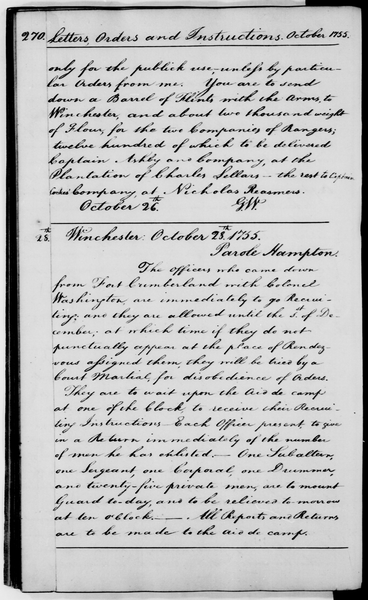
#> input picture src/aufgabe6/2700270_small.png, 368 x 600 px
$ python main.py   (older library calls are emulated)
#> lines starting #> are read from the running program, lines starting #| are printed output that depends on the picture
# pylint: disable=no-member
import numpy as np
import scipy.signal
import matplotlib.pyplot as plt
import matplotlib.cm as cm
import PIL.Image as Image
import matplotlib
# ACHTUNG: Die vlfeat Python Bindungs werden nur fuer Linux unterstuetzt und
# muessen nicht unbedingt eingebunden werden --> siehe unten
#import vlfeat
import cPickle as pickle
from scipy.cluster.vq import kmeans2
from scipy.spatial.distance import cdist
from scipy.signal import correlate2d
from matplotlib.patches import Circle, Rectangle
from matplotlib.lines import Line2D
from matplotlib.colors import hsv_to_rgb

def aufgabe6():

    #
    # Bag-of-Features
    #
    # Bisher haben wir Bag-of-Words Repraesentationen auf natuerlichen Texten
    # betrachtet. Das Bag-of-Words Konzept laesst sich allerdings auch auf Bilder
    # uebertragen. Allgemeiner spricht man dann von Bag-of-Features. Dabei wird
    # die 'Bag' (also das Histogramm) nicht mehr ueber Wortstaemme gebildet sondern
    # ueber andere typische Merkmalsauspraegungen.
    # http://arxiv.org/pdf/1101.3354.pdf (Introduction to the bag-of-features principle)
    #
    # Fuer Bilder haben sich in diesem Zusammenhang Merkmale etabliert, die auf
    # lokalen Bilddeskriptoren beruhen. Ein lokaler Bilddeskriptor liefert dabei
    # eine (numerische) Beschreibung der lokalen Nachbarschaft eines bestimmten Bildpunkts.
    #
    # Um die typischen lokalen Bilddeskriptoren fuer eine Problemdomaene (repraesentiert
    # durch einen Beispieldatensatz) zu finden, fuehrt man eine Clusteranalyse durch.
    # Die Clusterrepraesentanten sind dann die typischen Auspraegungen fuer die
    # Deskriptoren, die zu dem Cluster gehoeren. In Analogie zu dem Bag-of-Words
    # Ansatz nennt man sie auch Visual Words und die Menge aller Visual Words das
    # Visual Vocabulary.
    #
    # Moechte man eine Bag-of-Features Repraesentation eines Bildes berechnen,
    # berechnet man zunaechst Deskriptoren. Da es im Vorfeld nicht immer einfach
    # ist zu bestimmen welche Bildbereich relevant bzw nicht relevant sind, berechnet
    # man die Deskriptoren an den Punkten eines regelmaessigen Grids.
    # Jedem Deskriptor wird nun das aehnlichste Visual Word aus dem Visual Vocabulary
    # zugeordnet. Dies bezeichnet man als Quantisierung.
    # Die Bag-of-Features wird gebildet, indem man das Histgramm ueber die Visual Words
    # in dem Bild bzw in einem Bildausschnitt berechnet.
    #
    # Erlaeutern Sie die Begriffe Visual Word und Visual Vocabulary mit Ihren eigenen
    # Worten. Stellen Sie die Analogie zwischen Bag-of-Words und Bag-of-Features
    # hier:
    #

    # Bag-of-Words               Bag-of-Features
    # Wort                  ->   Cluster-Repraesentaten (Typische Auspraegungen des Clusters) bilden das
    #                            Visual-Vocabulary
    # typische Wortstaemme  ->   typische lokale Bilddeskriptoren


    #
    # Welche Rolle spielt die Anordung der lokalen Bilddeskriptoren im regelmaessigen
    # Grid?
    #

    # Hypothese: Wenn der Grid zu grob ist kann das spliten eines Clusters/ Wortes/ Bildeskriptors zu Problemen fuehren


    #
    # Lokale Bilddeskriptoren
    #
    # Ein beliebter lokaler Bilddeskriptor ist der SIFT (Scale Invariant Feature Transform)
    # Deskriptor.
    # http://www.robots.ox.ac.uk/~vgg/research/affine/det_eval_files/lowe_ijcv2004.pdf
    # (siehe auch Vorlesung Computer Vision)
    # Das SIFT Verfahren besteht aus einem Schritt zur Detektion 'interessanter'
    # lokaler Bildpunkte und einem Schritt zu deren Beschreibung (Deskriptor).
    #
    # Da wir die Deskriptoren in einem regelmaessigen Grid berechnen werden, wird
    # der Detektor hier nicht verwendet.
    # Der Deskriptor basiert auf Statistiken (Histogrammen) von (lokalen) Bildgradienten.
    #
    # Bildgradienten
    # Bei dem Bildgradienten handelt es sich um die (zweidimensionale) Ableitung der
    # Bildintensitaet (Grauwert) nach x und y. In der Praxis approximiert man ihn
    # (diskretes Signal) durch spezielle Operatoren. Dieses Konzept soll
    # zunaechst anhand eines eindimensionalen Beipiels verdeutlicht werden.
    # Berechnen Sie die Kreuzkorrelation des Signals
    # 0 0 0 1 2 3 4 5 0 0 9 3 0 0
    # mit der Maske
    # -1 0 1
    # Wie kann man die Randfaelle behandeln?
    # Diskutieren Sie Eigenschaften und Funktion des Filters (Hochpass).


    # Behandlung der Ranfaelle: Naiv -> Werte bleiben gleich
    #
    # 0 0 0 1 2 3 4 5  0  0 9 3  0   0
    # unter anwendung der Maske
    # 0 0 1 2 2 2 2 -4 -5 9 3 -9 -3  0

    #
    # Der Operator laesst sich auf zweidimensionale diskrete Signale verallgemeinern.
    # Dabei benoetigt man eine Maske fuer horizontale Kanten und eine fuer
    # vertikale Kanten.
    # Zeigen Sie wie beide Masken durch geeignete Multiplikationen der Vektoren
    # [ -1 0 1] und [1 1 1] gebildet werden koennen. Es resultiert der sogenannte
    # Prewitt Operator.

    # multiplikationen der Vektoren
    # h:
    #                          [[-1 -1 -1]
    # [-1  0  1]' * [1  1  1] = [0   0  0]
    #                           [1   1  1]]
    #
    # v:
    #                           [[-1 0 1]
    # [1  1  1]' * [-1  0  1]  = [-1 0 1]
    #                            [-1 0 1]]

    #
    # In der Praxis konstruiert man den Operator haeufig mit dem Tiefpass Filter
    # [1 2 1]
    # Dabei ergibt sich der Sobel Operator.
    # Berechnen Sie beide Masken des Sobel Operators.
    # Diskutieren Sie den Unterschied zwischen Prewitt und Sobel.


    # multiplikationen der Vektoren
    # h:
    #                          [[-1 -2 -1]
    # [-1  0  1]' * [1  2  1] = [0   0  0]
    #                           [1   2  1]]
    #
    # v:
    #                           [[-1 0 1]
    # [1  2  1]' * [-1  0  1]  = [-2 0 2]
    #                            [-1 0 1]]


    #
    # An folgendem Dokumentenabbild sollen der Sobel-Operator, lokale Bilddeskriptoren
    # und Bag-of-Features Repraesentionen erprobt werden. Es stehen zwei Versionen
    # zur Verfuegung. 2700270_small.png ist fuer eine performantere Ausfuehrung geeignet.
    # 2700270.png ist wesentlich hochaufloesender, so dass bestimmte Details besser
    # sichtbar werden. Bedenken Sie, dass bei der Verwendung von 2700270.png unter
    # Umstaenden die Deskriptorparameter (siehe unten) angepasst werden muessen.
    #
    document_image_filename = '2700270_small.png'
    image = Image.open(document_image_filename)
#> image is the input picture: PIL image 368x600 L; min 0, max 248, mean 188.7
    # Fuer spaeter folgende Verarbeitungsschritte muss das Bild mit float32-Werten vorliegen.
    im_arr = np.asarray(image, dtype='float32')
    # Die colormap legt fest wie die Intensitaetswerte interpretiert werden.
    plt.imshow(im_arr, cmap=cm.get_cmap('Greys_r'))
    plt.show()

    # higher definition
#     document_image_filename_hd = '2700270.png'
#     image_hd = Image.open(document_image_filename_hd)
#     # Fuer spaeter folgende Verarbeitungsschritte muss das Bild mit float32-Werten vorliegen.
#     im_arr_hd = np.asarray(image_hd, dtype='float32')
#     # Die colormap legt fest wie die Intensitaetswerte interpretiert werden.

    #
    # Berechnen Sie das Ergebnis des Sobel-Operators mit der horizontalen und
    # vertikalen Maske. Visualisieren Sie die Ergebnisse und achten Sie
    # auf eine geeignete Normalisierung der Werte. Ein Verschiebung des Wertebereichs
    # reicht dabei aus.
    # Fuer die Kreuzkorrelation koennen Sie die Funktion scipy.signal.correlate2d
    # http://docs.scipy.org/doc/scipy/reference/generated/scipy.signal.correlate2d.html
    # verwenden.
    #
    sobel_v = np.array([[-1, 0, 1],
                        [-2, 0, 1],
                        [-1, 0, 1]]).astype(np.float32)
    sobel_h = np.array([[-1, -2, -1],
                        [0, 0, 0],
                        [1, 2, 1]]).astype(np.float32)

    G_x = correlate2d(im_arr, sobel_v, mode='same', boundary='symm')
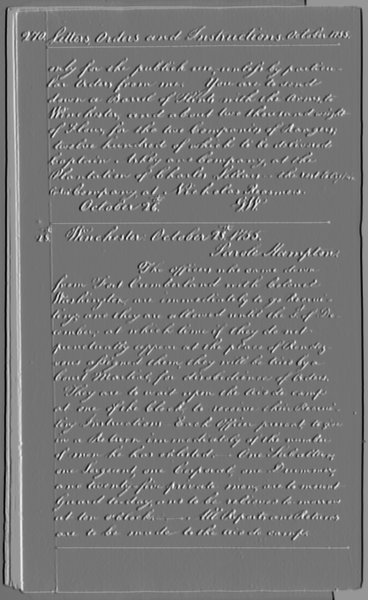
#> G_x: shape (600, 368) float32; min -944, max 655, mean -193.1; drawn with min black and max white
    G_y = correlate2d(im_arr, sobel_h, mode='same', boundary='symm')
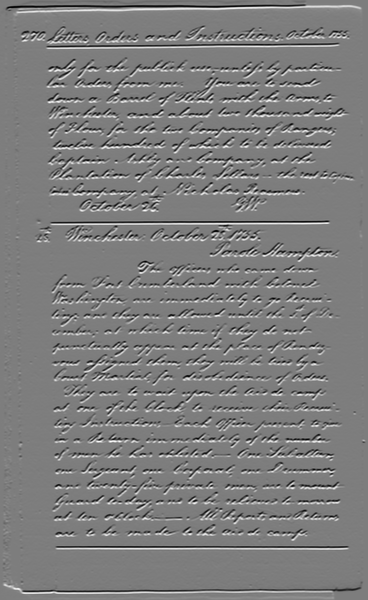
#> G_y: shape (600, 368) float32; min -875, max 898, mean 0.2; drawn with min black and max white

    plt.imshow(G_x, cmap=cm.get_cmap('Greys_r'))
    plt.show()
    plt.imshow(G_y, cmap=cm.get_cmap('Greys_r'))
    plt.show()

    #
    # Berechnen Sie nun die (approx.) Gradienten Magnituden und Orientierungen.
    # Visualisierung der Magnituden:
    #
    #  - Normalisieren Sie die Werte in das Intervall [0, 1]
    #
    # Visualisierung der Orientierungen. Dabei Verwenden wir den HSV Farbraum
    # http://de.wikipedia.org/wiki/HSV-Farbraum
    #
    # Erlaeutern Sie warum dieser Farbraum dafuer besonders geeignet ist.
    #
    # - Berechnen Sie die Orientierungen im Bogenmass. Verwenden Sie dabei
    #   numpy.arctan2

    G_mag = np.sqrt(G_x**2 + G_y**2)
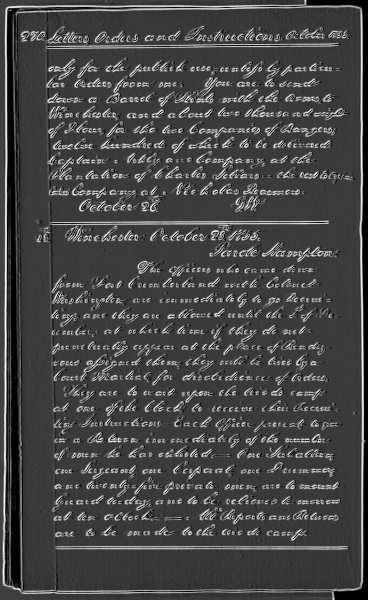
#> G_mag: shape (600, 368) float32; min 0, max 944.2, mean 265.8; drawn with min black and max white
    # arctan G_y/G_x
    #G_dir = np.arctan2(np.dot(G_y, np.linalg.inv(G_x)))
    G_dir = np.arctan2(G_y, G_x)
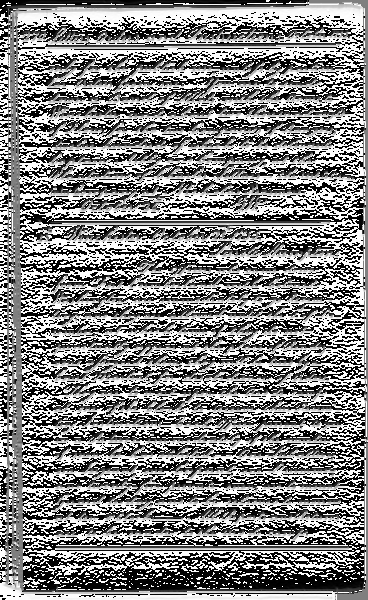
#> G_dir: shape (600, 368) float32; min -3.14, max 3.14, mean 0.082; drawn with min black and max white

    #   http://docs.scipy.org/doc/numpy/reference/generated/numpy.arctan2.html
    # - Normalisieren Sie die Orientierungen im Bogenmass in das Intervall [0, 1]

    # G_dir, G_mag should be positive
    G_dir_norm = G_dir / np.amax(G_dir)

    # - Erstellen Sie ein NumPy Array der Form (M,N,3) wobei M die Anzahl Zeilen
    #   und N die Anzahl Spalten bezeichnet. Setzen Sie alle Werte auf 1. Verwenden
    #   Sie eine float Datentyp.
    #   http://docs.scipy.org/doc/numpy/reference/generated/numpy.ones.html
    img_hsv = np.ones(G_dir_norm.shape[:2] + (3,), dtype=np.float32)
    # - Schreiben Sie die normalisierten Orientierungen in den ersten Kanal des
    #   zuvor erstellen Arrays. Indizieren Sie das Array dazu mit [:,:,0].
    img_hsv[:,:,0] = G_dir_norm
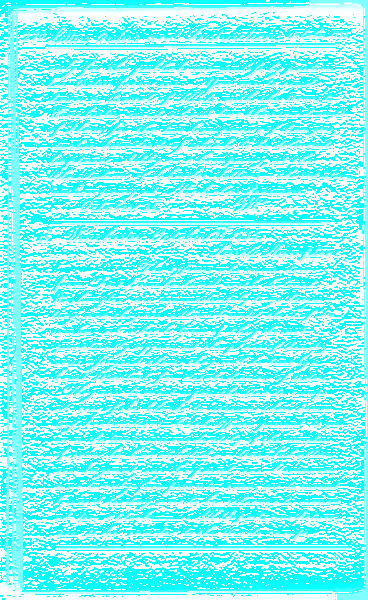
#> img_hsv: shape (600, 368, 3) float32; mean of channels 0, 1, 2 0.0261, 1, 1; drawn with min black and max white
    # - Konvertieren Sie das Bild aus dem HSV Farbraum in den RGB Farbraum. Dieser
    #   Farbraum wird standardmaessig in matplotlib verwendet.
    #   http://de.wikipedia.org/wiki/RGB-Farbraum
    #   Verwenden Sie fuer die Konvertierung die Funktion
    #   http://matplotlib.org/api/colors_api.html#matplotlib.colors.hsv_to_rgb
    img_rgb_dir = hsv_to_rgb(img_hsv)
#> img_rgb_dir: shape (600, 368, 3) float32; 15.4% of the values are NaN or infinite; the others: min -3.22e+38, max 3.4e+38, mean nan
    # - Visualisieren Sie das RGB Bild
    #
    plt.imshow(img_rgb_dir)
    plt.show()

    #
    # Erstellen Sie abschliessend eine gemeinsame Visulisierung der Magnituden
    # und Gradienten. Gehen Sie dabei vor wie bei der Visualisierung der Orientierungen,
    # zusaetzlich schreiben Sie aber noch die normalisierten Magnituden in den V
    # Kanal des HSV Bilds. Fuehren Sie die Konvertierung in den RGB Farbraum durch
    # und visualisieren Sie das Ergebnis.
    #
    # Erlaeutern Sie wie sie den HSV Farbraum fuer die Visualisierung verwendet haben.
    # Erklaeren Sie wie sowohl die Magnituden als auch die Orientierungen an jedem
    # Bildpunkt sichtbar gemacht werden.
    #

    # G_mag
    G_mag_norm = G_mag / np.amax(G_mag)
    img_hsv = np.zeros(G_mag_norm.shape[:2] + (3,), dtype=np.float32)
    # write in V
    img_hsv[:,:,2] = G_mag_norm
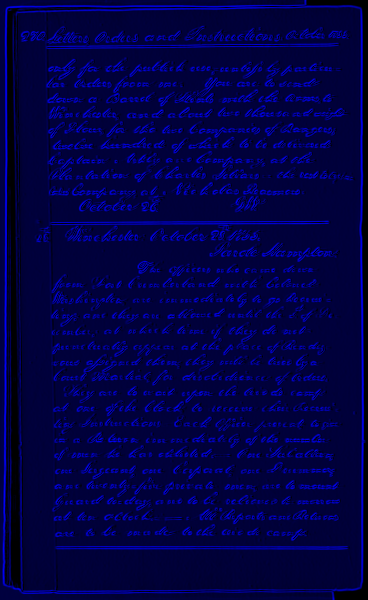
#> img_hsv: shape (600, 368, 3) float32; mean of channels 0, 1, 2 0, 0, 0.281; drawn as R, G, B
    img_rgb_mag = hsv_to_rgb(img_hsv)

    plt.imshow(img_rgb_mag)
    plt.show()

    # both
    img_hsv = np.ones(G_dir_norm.shape[:2] + (3,), dtype=np.float32)
    img_hsv[:,:,0] = G_dir_norm
    img_hsv[:,:,2] = G_mag_norm
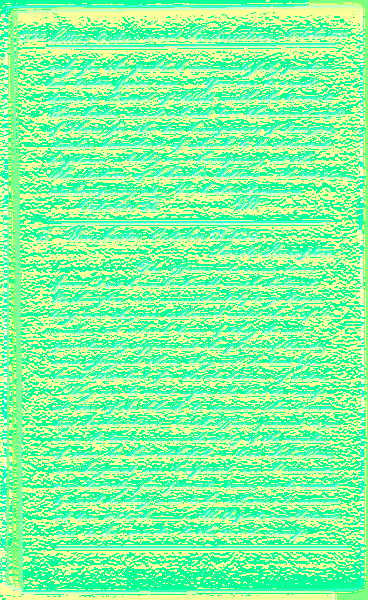
#> img_hsv: shape (600, 368, 3) float32; mean of channels 0, 1, 2 0.0261, 1, 0.281; drawn with min black and max white
    img_hsv[:,:,2] = G_mag_norm
    img_rgb_both = hsv_to_rgb(img_hsv)
#> img_rgb_both: shape (600, 368, 3) float32; 15.32% of the values are NaN or infinite; the others: min -3.4e+38, max 1, mean -inf

    plt.imshow(img_rgb_both)
    plt.show()


    #
    # Basierend auf den Bildgradienten koennen nun Bilddeskriptoren berechnet werden.
    # Der SIFT Deskriptor basiert auf lokalen Gradientenhistogrammen. Um die Gradienten
    # in einem Histogramm zu erfassen, quantisiert man sie auf 8 Hauptrichtungen.
    #
    # Ein SIFT Deskriptor besteht nun aus 16 Gradientenhistogrammen ueber die 8
    # Hauptrichtungen. Die Gradientenhistogramme werden in 4x4 Zellen berechnet,
    # die um den Mittelpunkt des Deskriptors herum angeordnet sind.
    # Numerisch wird ein SIFT Deskriptor durch einen 128 dimensionalen Vektor
    # repraesentiert. Dieser ergibt sich indem man die 16 8 Bin Subhistogramme
    # konkateniert.
    # Um SIFT Deskriptoren zu berechnen steht die vlfeat Bibliothek mit passenden
    # Python Bindings zur Verfuegung. http://www.vlfeat.org/
    # Im folgenden Quellcodeabschnitt werden auf dem Dokumentenbild SIFT Deskriptoren
    # in einem regelmaessigen Grid berechnet. Als Parameter werden dabei die
    # - Aufloesung des Grids (step)
    # - die Deskriptorgroesse eingestellt (size). Die Groesse bezieht sich auf eine Zelle
    #   des Deskriptors. Die Seitenlaenge eines gesamten Deskriptors ergibt sich also
    #   aus cell_size * 4
    # Die Rueckgabe besteht aus den Frames und den Deskriptoren. Die Frames enthalten
    # die x,y Koordinaten jedes einzelnen Deskriptors. desc enthaelt die 128 dimensionalen
    # Vektoren. Die Matrizen sind zunaechst spaltenweise organisiert und werden fuer
    # die weitere Verarbeitung transponiert.

    # ACHTUNG: Die vlfeat Python Bindungs werden nur fuer Linux unterstuetzt und
    # muessen nicht unbedingt eingebunden werden.
    # Alternativ koennen Sie auch den vlfeat import sowie den entsprechenden hier
    # folgenden Funktionsaufruf entfernen / auskommentieren und die Deskriptoren aus
    # den beiliegenden pickle Dateien verwenden. '2700270-full*' bezieht sich auf
    # Deskriptoren, die auf dem Bild '2700270.png' berechnet wurden. '2700270-small*'
    # bezieht sich auf die Bilddatei '2700270_small.png'.
    # Die Parameter step_size und cell_size sind wie folgt in den Dateinamen kodiert:
    # 2700270-[full|small]_dense-<step_size>_sift-<cell_size>_descriptors.p
    #


    step_size = 15
    cell_size = 3
#     frames, desc = vlfeat.vl_dsift(im_arr, step=step_size, size=cell_size)
    pickle_densesift_fn = '2700270-small_dense-%d_sift-%d_descriptors.p' % (step_size, cell_size)
#> (the run stopped early here; a loop or call above may not have finished)
